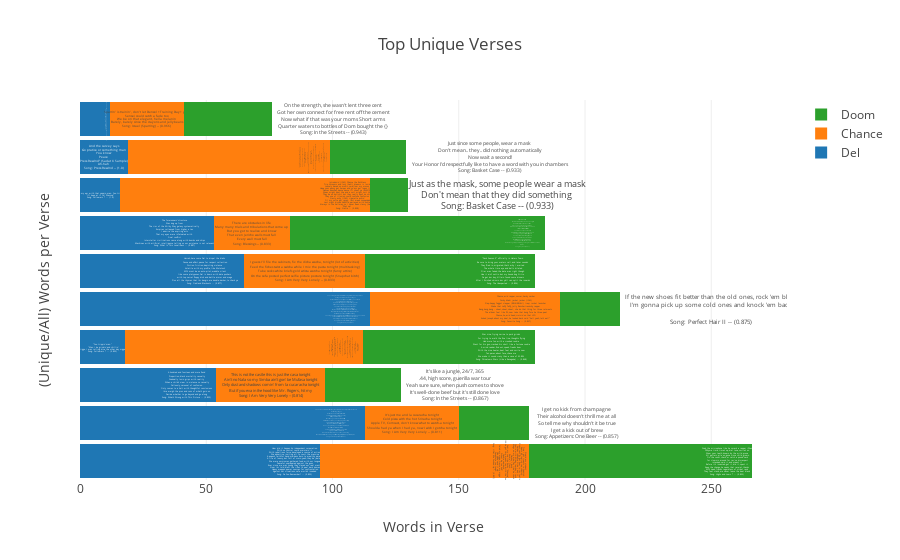

This figure's notebook cell:
### Code cell
vs = unique_verses_bar(sub_works.values())

### Figure 1 — Plotly figure (JSON) as saved in the notebook; plotly's stock layout.template omitted (floating-point values rounded to 4 significant figures)
{"data": [{"hoverinfo": "text", "name": "Del", "orientation": "h", "text": ["How did it happen An independent corporation<br>With no control could maintain it<br>With rebellious force, developed a course of action<br>We advertise, inviting all to court, the massive<br>A queen's faithful hand, maidens born to wealthy parents<br>A life of luxury, but full of scorn, yeah, they be jealous<br>We were omnivores, gathered food with our tongues<br>Peaceful, unprepared against the guns<br>Ever since we was young they slayed our real master<br>Now I'm told, blast the rifles to peel back domes<br>Heavy weapon power sources for confrontation<br>Against hot situations, safe world's invaded<br>Song: Do You Remember? -- (0.832)", "The humanoid race feels that they should rule the whole space-time continuum<br>Decimating villages<br>Deltron, the hero of alliance is sent forth<br>To insure chief aids don't catch a heat ray<br>I just scoped this fiber rope<br>It looks like a good conductor of electricity<br>Use it for a stun net for anyone stepping in the vicinity<br>Living within the walls of our buildings<br>Impervious surface, industrial strength<br>Heavy-duty shield generators for hater attempts<br>Metallic content within the star ship<br>Computer system shoots us through parsecs<br>Light years, astronomical units<br>NASA couldn't fathom the havoc they producing<br>Measured in fractions involving objects from a single star system but yet so complex<br>Song: Talent Supercedes -- (0.832)", "A hundred and fourteen and more fiend<br>Proportion, black mortality casualty<br>Gradually losin grips with reality<br>When a child's view in violence so casually<br>Callously, carousel of confusion<br>Only comes to a halt with thoughtful conclusions<br>I'ma weigh the pros and cons of what's goin on<br>Decide whether to go beyond and go along<br>Song: What's Wrong with This Picture -- (0.833)", " <br>\"You trippin' man.\"<br>\"Man I be grindin' and chillin'<br> Nigga, I was rolling dice the other day nigga.\" <br>Song: Followers * -- (0.833)", "Yo, avoiding the corporate sector running with the rebel operatives<br>Pulling a dark saber out on hostages<br>Deltron O from the under city wonders will they never cease<br>Fear of black planet, serious heat<br>Here in the street high doubts and strongholds<br>Action adventures go beyond the globe<br>The lost ones mobbing in repulsive trucks<br>Transporting troops and not for sport<br>My measurement systems are pleasant for listening<br>Imperial decree that legalizes conditions in certain instances<br>Battle techniques require split second timing<br>The usage designed with large spacecrafts in mind highly maneuverable<br>Turbo lasers will do more than subdue them fools<br>Provincial governor peripheral cameras cover<br>Every corner and crevice I catch a glimpse at<br>Song: Nobody Can -- (0.87)", "Hurrah, here come Del to dispel the blahs<br>Cause and effect, pause for respect collection<br>Diction friction, depicting violence<br>Volatile with my profile, like Molotov's<br>MC's must be on auto-pilot, waddle silent<br>like some platypuses, Del is down with data pushers<br>with top secret floppy disk and battle armor and mega<br>Plus all the rhymes that I'm bangin are double-decker, to check ya<br>Song: Oakland Blackouts -- (0.877)", "The forerunners' structure<br>Was dug up from<br>The rim of the Milky Way galaxy systematically<br>Empires collapsed from higher a tax<br>I admire the aspiring acts<br>That my eyes were infatuated with<br>Final conflict<br>Interstellar civilizations came along with bombs and ships<br>Machines with artificial intelligence telling us our existence is not relevant<br>Song: What Is This Loneliness -- (0.887)", "\"All in my ear with that yappin, man. You trippin.\" <br>\"I'll keep at it to! Wassup\" <br>Song: Followers * -- (1.0)", "And the survey says<br>Go pratice or something man<br>You know<br>Peace<br>\"Press Rewind\" (Sadat X Sample)<br>Ah-hah<br>Song: Press Rewind -- (1.0)", " Yeah man next they gonna have you up in the spellbound lost'n'found<br>Song: What's Wrong with This Picture -- (1.0)"], "textposition": "bottom", "type": "bar", "width": 0.9, "x": [95, 113, 54, 18, 115, 65, 53, 16, 19, 12]}, {"hoverinfo": "text", "name": "Chance", "orientation": "h", "text": ["Stupid ass student<br>True I got truants in Spanish<br>Beats by Inglish rap chanish<br>Fluent, can't fly got flew in I'm foolin'<br>Adidas influence Nike I do's it<br>Coolin' with Mikey, lowkey I rock<br>Mags on my bike, Tay like he chuck<br>Hockey I puck<br>Rockie I fresh<br>Saki, my cup like Rocky \"Wassup\"<br>Ohh he got two weeks ten with the foolie<br>Doobie sawbuck<br>School be too huff<br>Caleb my nigga, Fresco my nigga<br>Gon head send it up<br>SaveMula too tough<br>Song: U Got Me Fucked Up -- (0.807)", "It's just me and la cucaracha tonight<br>Cold pizza with the hot Sriracha tonight<br>Apple TV, Comcast, don't know what to watch-a tonight<br>Shoulda had ya when I had ya, now I wish I gotcha tonight<br>Song: I Am Very Very Lonely -- (0.811)", "This is not the castle this is just the casa tonight<br>Ain't no Nala so my Simba ain't gon' be Mufasa tonight<br>Only dust and shadows comin' from la cucaracha tonight<br>But if you eva in the hood like Mr. Rogers, hit my<br>Song: I Am Very Very Lonely -- (0.814)", "Light a joint<br>Or spliff it if you classy<br>Split a swisha witcha nigga<br>If you ask me<br>Ain't no questions hit it vividly and pass me<br>Don't answer about your problems<br>Or your issues or your Ashleys<br>It's a quarter to imminent, ten minutes to infinite<br>Rims, Henny, and reminisce<br>Nostalgia and MandM;'s<br>Cinnamon tone women and<br>Feminine's getting intimate<br>All broads is frivolous<br>Homies could get they dividends<br>Damn, is he illiterate, literal syndicate<br>Illegitimate, idiot, gangbanger affiliate<br>Sick twisted prick, sick sadistic son of a biscuit<br>Man fuck this shit<br>Song: Brain Cells -- (0.819)", "Chance, acid rapper, soccer, hacky sacker<br>Cocky khaki jacket jacker (IGH!)<br>Slap-happy faggot slapper (BRUH BRUH~!) Iraqi rocket launcher<br>Shake that Laffy Taffy, Jolly Rancher/raunchy rapper<br>Bang, bang, bang - skeet, skeet, skeet; she do that thing for three retweets<br>The album feel like '92, now take that bong 'fore he three-peat<br>Chance, ho, acid head, cruisin' on that LSD<br>Asked Joseph about my deal, he looked back said \"hell yeah, let's eat!\"<br>Song: Favorite Song -- (0.827)", "I guess I'll file the cabinets, fix the disha washa, tonight (lot of activities)<br>Feed the fishes twist a swisha while I mix the pasta tonight (multitasking)<br>Tube socks white briefs gold wrista watcha tonight (fancy attire)<br>On the sofa posted perfect selfie picture posture tonight (Snapchat bitch)<br>Song: I Am Very Very Lonely -- (0.833)", "There are obstacles in life<br>Many many trials and tribulations that come up<br>But you got to realize and know<br>That even Jericho walls must fall<br>Every wall must fall<br>Song: Blessings -- (0.833)", "Introducin' (IGH!) Chance the Ruthless<br>Trip 'shrooms and lucy (hah!) dreams is lucid<br>Loosely based on music, swallow my mucus<br>Hope your pussy get herpes and yo' ass get lupus (IGH!)<br>Deuces douches, deuce deuce I'll shoot ya (BLAOW)<br>Shoes might boot 'cha and a suit might suit 'cha<br>They be on bullshit but they really don't do shit<br>They use of illusion could confuse Confucius<br>Nasty, ashy (IGH!) cigarette ashin'<br>'til my voice get raspy; last week suspended<br>Last night kissed Va$htie, parleyed with Ashley<br>Always in the hallway, so I never been classy (hahaha)<br>Shut up!<br>Song: NaNa -- (0.838)", "Wavy so wavy<br>Trendin' I'm trendy<br>Bending these pennies mommy done gave me<br>Business so savvy<br>Savey no spendy<br>Drifty so empty<br>City so windy<br>Master champ Chancelor, TrapMan the Chance or<br>Vance the bag handler, Bagger Vance<br>Pants is baggy, Vans rancid<br>Band of bad bandits<br>Abandoned bandanas banned from band practice<br>Sentence so gavel<br>Wordplay so scrabble<br>Chance to split atoms slit Adams apples<br>Adamant chano rat a tat vandals<br>Had to have at em' as an example<br>Song: U Got Me Fucked Up -- (0.863)", "Sparrin' is trainin', don't let Denzel +Training Day+ you<br>Sensei could catch a fade too<br>We be on that elegant, hella melanin<br>Barely, barely since the crayons and jellybeans<br>Song: Israel (Sparring) -- (0.966)"], "textposition": "bottom", "type": "bar", "width": 0.9, "x": [83, 37, 43, 94, 75, 48, 30, 99, 80, 29]}, {"hoverinfo": "text", "name": "Doom", "orientation": "h", "text": ["Grab the microphone like he smack a rapper iPhone<br>PRhyme time, time's up, dial tone, smile's on<br>Show your teeth, known by the wild prone<br>All getters, pile on, gone since child grown<br>On the count, check, or catch a pound neck<br>for clownin around for rec', no disrespect<br>intended, said it, and meant it<br>Before it's invented, get it, did it, spent it<br>Keep the change, he needs that receipt, thanks<br>MC's need franks regardless of street rank<br>They feet stank, we never leave the beat blank<br>Song: Highs and Lows * -- (0.852)", "I get no kick from champagne<br>Their alcohol doesn't thrill me at all<br>So tell me why shouldn't it be true<br>I get a kick out of brew<br>Song: Appetizers: One Beer -- (0.857)", "It's like a jungle, 24/7, 365<br>.44, high score, guerilla war tour<br>Yeah sure sure, when push comes to shove<br>It's well-done beef but it's still done love<br>Song: In the Streets -- (0.867)", "War nine, frying swine to pork grinds<br>For trying to walk the fine line, thoughts flying<br>Had more fun with a crooked rookie<br>Went for his gun, cracked his skull like a fortune cookie<br>A mind reader, find out, speak, freaks bow<br>With the nine heater, beat feet and smile now<br>Ten paces, about face, chase me<br>We make it sound crazy than a case of M-80's<br>Song: Chinatown Wars (Like a Renegade) -- (0.868)", "If the new shoes fit better than the old ones, rock 'em black<br>I'm gonna pick up some cold ones and knock 'em back<br> <br>Song: Perfect Hair II -- (0.875)", "\"Duck Season 3\" officially in Haters Town<br>Be sure to bring your maters call, and lazer sounds<br>They flied in, migrated, that's why I waited<br>The whole time eye and balls dilated<br>Flier was faded, the date was right though<br>Hoe it ain't nuttin but my hound dog Nitro<br>Go get 'em boy, Villain found some dinners<br>After I finished skinnin 'em y'all can split the innards<br>Song: The Unexpected -- (0.896)", "As if, stance mad stiff<br>Metal Face DOOM, beware, he bear gifts<br>Gab for the shift, overwork, overtime<br>Jerk you been warned, go for mine<br>In the dance hall play the wall like handball<br>Till his pants fall, brawl till last call<br>Loose cannon, squeeze a drip<br>Off to rip this one for the Gipper, get gypped<br>That nig' ya dig don't tip the strippers<br>Foamposite mask, matching slippers<br>Yo where's Starks Backpack of ammo<br>Warriors said let your flags blow, camo<br>These dudes is toys like Wham-O<br>Damn though, chip paint driving on the gravel with the Lambo<br>Blamo<br>Song: Ray Gun -- (0.901)", "Just as the mask, some people wear a mask<br>Don't mean that they did something <br>Song: Basket Case -- (0.933)", "Just since some people, wear a mask<br>Don't mean.. they.. did nothing automatically<br>Now wait a second!<br>Your Honor I'd respectfully like to have a word with you in chambers<br>Song: Basket Case -- (0.933)", "On the strength, she wasn't lent three cent<br>Got her own connect for free rent off the cement<br>Now what if that was your moms Short arms <br>Quarter waters to bottles of Dom bought the {}<br>Song: In the Streets -- (0.943)"], "textposition": "bottom", "type": "bar", "width": 0.9, "x": [88, 28, 30, 68, 24, 67, 101, 15, 30, 35]}], "layout": {"barmode": "stack", "hovermode": "closest", "title": "Top Unique Verses", "xaxis": {"autorange": true, "showline": false, "title": "Words in Verse", "zeroline": false}, "yaxis": {"autorange": true, "showline": false, "showticklabels": false, "title": "(Unique/All) Words per Verse", "zeroline": false}}}
